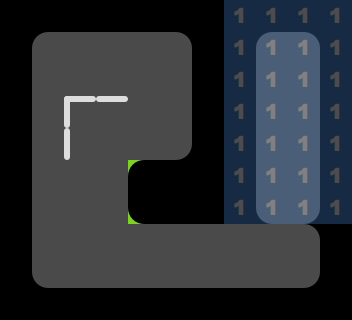

Below is a game level as drawn by its tile map, then a one-line description and the .tmx that defines it (tile-layer data replaced by summaries):
An orthogonal 11x10 tile map with 32x32 px tiles, 5 tile layers (grid, walls, blockrounded, cellrounded, ...) and 8 objects (4x goal, 2x enemy, player, zone1).

<map version="1.0" orientation="orthogonal" width="11" height="10" tilewidth="32" tileheight="32">
 <properties>
  <property name="levelname" value="test" />
 </properties>
 <tileset firstgid="1" name="cells" tilewidth="32" tileheight="32">
  <image source="../cells.png" trans="ff00ff" width="128" height="384" />
 </tileset>
 <layer name="grid" width="11" height="10">
  <data>[110 cells, 110 non-empty, 2 distinct tile ids]</data>
 </layer>
 <layer name="walls" width="11" height="10">
  <data>[110 cells, 3 non-empty, 3 distinct tile ids]</data>
 </layer>
 <layer name="blockrounded" width="11" height="10">
  <data>[110 cells, 2 non-empty, 2 distinct tile ids]</data>
 </layer>
 <layer name="cellrounded" width="11" height="10">
  <data>[110 cells, 10 non-empty, 4 distinct tile ids]</data>
 </layer>
 <layer name="zonemap" width="11" height="10" opacity="0.3">
  <data>[110 cells, 28 non-empty, 1 distinct tile ids]</data>
 </layer>
 <objectgroup name="players" width="11" height="10">
  <object type="player" x="49" y="49" />
 </objectgroup>
 <objectgroup name="enemies" width="11" height="10">
  <object type="enemy" x="81" y="115" />
  <object type="enemy" x="303" y="176" />
 </objectgroup>
 <objectgroup name="items" width="11" height="10">
  <object type="zone1" x="176" y="48" />
  <object type="goal" x="273" y="46" />
  <object type="goal" x="303" y="47" />
  <object type="goal" x="302" y="113" />
  <object type="goal" x="141" y="271" />
 </objectgroup>
 <objectgroup name="powerups" width="11" height="10" />
 <objectgroup name="portals" width="11" height="10" />
 <objectgroup name="cells" width="11" height="10" />
</map>
